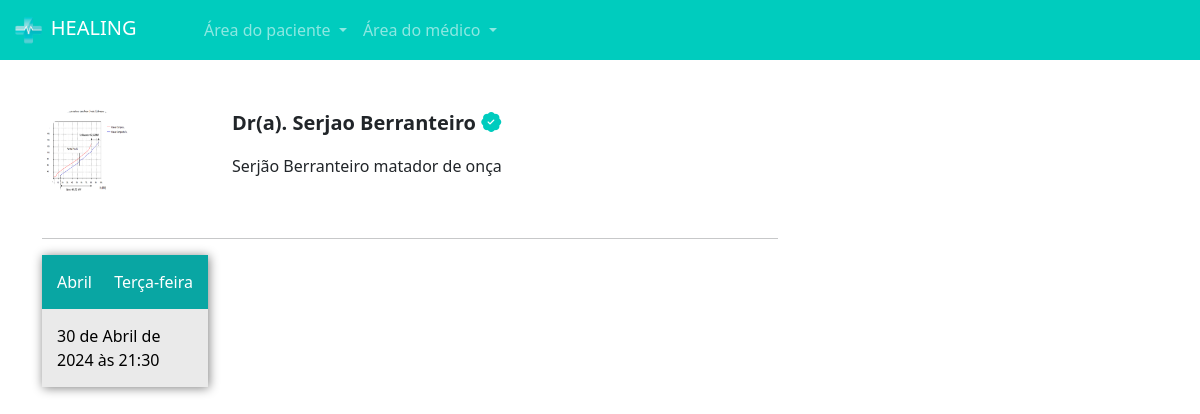
Page /pacientes/escolher_horario/3 (signed in) on the committed database.
### medico/models.py (models this page shows, shortened)
class DadosMedico(models.Model):
    crm = models.CharField(max_length=30)
    nome = models.CharField(max_length=100)
    cep = models.CharField(max_length=15)
    rua = models.CharField(max_length=100)
    bairro = models.CharField(max_length=100)
    numero = models.IntegerField()
    rg = models.ImageField(upload_to="rgs")
    cedula_identidade_medica = models.ImageField(upload_to='cim')
    foto = models.ImageField(upload_to="fotos_perfil")
    user = models.ForeignKey(User, on_delete=models.DO_NOTHING)
    descricao = models.TextField(null=True, blank=True)
    especialidade = models.ForeignKey(Especialidades, on_delete=models.DO_NOTHING, null=True, blank=True)
    valor_consulta = models.FloatField(default=100)

class DatasAbertas(models.Model):
    data = models.DateTimeField()
    user = models.ForeignKey(User, on_delete=models.DO_NOTHING)
    agendado = models.BooleanField(default=False)

### paciente/views.py (the view)
# urls.py: path('escolher_horario/<int:id_dados_medicos>', views.escolher_horario, name="escolher_horario"),
def escolher_horario(request, id_dados_medicos):
    if request.method == "GET":
        medico = DadosMedico.objects.get(id = id_dados_medicos)
        datas_abertas = DatasAbertas.objects.filter(user = medico.user).filter(data__gte = datetime.now()).filter(agendado = False)
    return render (request, 'escolher_horario.html', {'datas_abertas': datas_abertas, 'medico': medico, 'is_medico': is_medico(request.user)})

### medico/models.py (called while the page is built)
def is_medico(user):
    return DadosMedico.objects.filter(user=user).exists()

### paciente/templates/escolher_horario.html (shortened to what this page needs)
{% extends "base.html" %}
{% load static %}
{% block 'head' %}
    <link rel="stylesheet" href="{% static 'medicos/css/abrir_horario.css' %}">
    <link rel="stylesheet" href="{% static 'usuarios/css/usuarios.css' %}">
    <link rel="stylesheet" href="{% static 'medicos/css/cadastro_medico.css' %}">
    <link rel="stylesheet" href="{% static 'pacientes/css/home.css' %}">
    <link rel="stylesheet" href="https://cdn.jsdelivr.net/npm/bootstrap-icons@1.11.3/font/bootstrap-icons.min.css">
{% endblock 'head' %}
{% block 'body' %}
{% include "partials/navbar.html" %}
    <div class="container">
        <br><br>
        <div class="row">
            <div class="col-md-8">
                <div class="row">
                    <div class="col-md-3"><img src="{{medico.foto.url}}" class="foto-perfil-card" alt=""></div>
                    <div class="col-md">
                        <p style="font-size: 20px" class="p-bold">Dr(a). {{medico.nome}} <i class="bi bi-patch-check-fill icon-main"></i></p>
                        <p>{{medico.descricao}}</p>
                    </div>
                </div>
                <br>
                <hr>
                <div class="row">
                    {% for data_aberta in datas_abertas %}
                        <div class="col-md-3">
                            <a class="link" href="{% url "agendar_horario" data_aberta.id %}">
                                <div class='selecionar-dia'>
                                    <div class="header-dias">
                                        <span class="mes">
                                            {{data_aberta.data|date:"F"}}
                                        </span>
                                        <span class="dia-semana">
                                            {{data_aberta.data|date:"l"}}
                                        </span>
                                    </div>
                                    <div class="conteudo-data">
                                        {{data_aberta.data}}
                                    </div>
                                </div>
                            </a>
                            <br>
                        </div>
                    {% endfor %}
                </div>
            </div>
            <div class="col-md-4">
            </div>
        </div>
    </div>
{% endblock 'body' %}

### templates/static/geral/css/base.css (style rules this page uses)
:root { --main-color: #00CCBE; --dark-color: #09A6A3; --contrast-color: #FFD686; }
.p-bold { font-weight: bold; }

### templates/static/pacientes/css/home.css (style rules this page uses)
.foto-perfil-card { width: 90px; height: 90px; border-radius: 45px; }
.icon-main { color: var(--main-color); }
.link { text-decoration: none; }
.selecionar-dia { width: 100%; background-color: #EAEAEA; box-shadow: 1px 1px 10px gray; }
.header-dias { background-color: var(--dark-color); padding: 15px; color: white; text-decoration: none; }
.dia-semana { float: right; }
.conteudo-data { padding: 15px; color: black; }

### rows in the picture
DadosMedico: foto (picture), nome "Serjao Berranteiro", descricao "Serjão Berranteiro matador de onça"
DatasAbertas: data "Abril", data "Terça-feira", data "30 de Abril de 2024 às 21:30"
